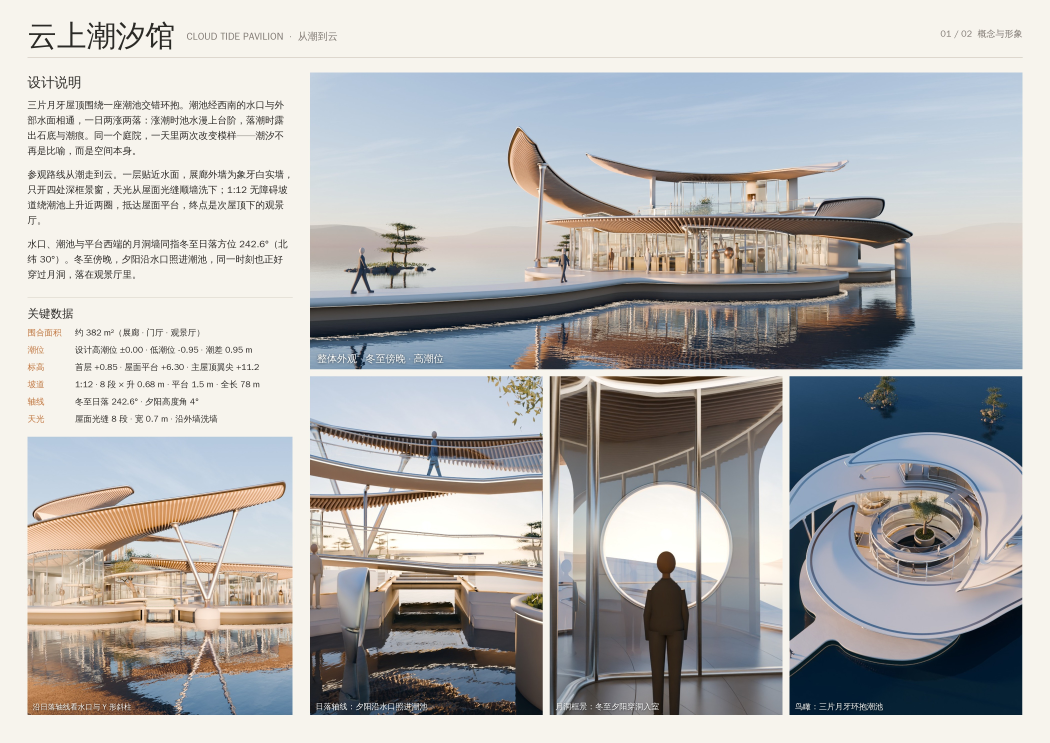
#> input picture cloud-tide-pavilion/renders/board_01.jpg, 4200 x 2970 px (shown at 1/4 size)
$ python -i boards.py   (imports and definitions only)
#> lines starting #> are read from the running program, lines starting #| are printed output that depends on the picture; after the words box and inside, x2 and y2 are one past the last pixel; in counts of white or black regions, pixels touching at a corner belong together
### cloud-tide-pavilion/src/plan.py
"""云上潮汐馆 —— 平面与高程定义（纯几何，不依赖 Blender）。

坐标：x 向东，y 向北，z 向上，单位米。庭院中心位于原点，水面 z = 0。
三片屋顶都是围绕庭院的“月牙”：
    A  主屋顶  —— 北侧，舒展，西端翼尖高高扬起
    B  次屋顶  —— 叠于 A 之上的二层，轻柔回旋，探入庭院上空
    C  第三屋顶 —— 南侧，低伏于水面，覆盖入口门廊与门厅
"""
import math
import numpy as np
import shapely
from shapely.geometry import Polygon, Point, LineString
from scipy.interpolate import PchipInterpolator

FFL = 0.85          # 首层完成面：高出设计高潮位 0.85 m（风暴增水余量）
DECK = 6.30         # 二层屋顶平台完成面
RIB_DEPTH = 0.10    # 次肋（木格栅）高度
BEAM_EDGE = 0.20    # 主梁在檐口处的高度（向支座加深，见 Crescent.beam_depth）
HIGH_TIDE = 0.00    # 设计高潮位
LOW_TIDE = -0.95    # 设计低潮位（潮差 0.95 m）

# 场地按北纬 30° 计算日照。冬至日落方位角（自北顺时针）：
#   cos A = sin(23.44°) / cos(30°)  →  A = 62.6°，日落方位 360 − 117.4 … = 242.6°
LATITUDE = 30.0
SOLSTICE_SUNSET_AZ = 242.6
AXIS_DEG = (90.0 - SOLSTICE_SUNSET_AZ) % 360.0          # 换算为平面极角：207.4°
AXIS = np.array([math.cos(math.radians(AXIS_DEG)), math.sin(math.radians(AXIS_DEG))])
AXIS_N = np.array([-AXIS[1], AXIS[0]])
EDGE_T = 0.15       # 屋檐最薄处厚度
REVEAL = 0.12       # 檐下阴影缝宽度


def smoothstep(a, b, x):
    t = np.clip((x - a) / (b - a), 0.0, 1.0)
    return t * t * (3 - 2 * t)


# [14 lines left out: function resample_ring, not called in this run]


def resample_open(coords, step=None, n=None):
    pts = np.asarray(coords, float)
    seg = np.linalg.norm(np.diff(pts, axis=0), axis=1)
    s = np.concatenate([[0], np.cumsum(seg)])
    if n is None:
        n = max(2, int(round(s[-1] / step)) + 1)
    si = np.linspace(0, s[-1], n)
    return np.stack([np.interp(si, s, pts[:, 0]), np.interp(si, s, pts[:, 1])], 1)


def ccw(ring):
    a = 0.5 * np.sum(ring[:, 0] * np.roll(ring[:, 1], -1) - np.roll(ring[:, 0], -1) * ring[:, 1])
    return ring if a > 0 else ring[::-1]


class Crescent:
    """以庭院中心为极点的月牙形屋顶。

    theta_s/theta_e：起止角（度，逆时针，可超过 360）
    rin_keys / w_keys：沿 t∈[0,1] 的内缘半径与宽度控制点
    h_keys：沿 t 的屋面标高（中线顶面）
    """

    def __init__(self, name, theta_s, theta_e, rin_keys, w_keys, h_keys,
                 t_core, curl=0.0, crown=0.06, round_r=0.7, flat=None, beam_core=0.55):
        self.name = name
        self.beam_core = beam_core
        self.ts, self.te = theta_s, theta_e
        self.span = theta_e - theta_s
        self.rin = PchipInterpolator(*zip(*rin_keys))
        self.wid = PchipInterpolator(*zip(*w_keys))
        self.h = PchipInterpolator(*zip(*h_keys))
        self.t_core = t_core
        self.curl = curl
        self.crown = crown
        self.flat = flat  # (t0,t1) 区间内保持平整（屋顶平台）
        tt = np.linspace(0, 1, 900)
        th = np.radians(self.ts + tt * self.span)
        ri = self.rin(tt)
        ro = ri + np.maximum(self.wid(tt), 0)
        outer = np.stack([ro * np.cos(th), ro * np.sin(th)], 1)
        inner = np.stack([ri * np.cos(th), ri * np.sin(th)], 1)[::-1]
        poly = Polygon(np.vstack([outer, inner])).buffer(0)
        poly = poly.buffer(-round_r, 64).buffer(round_r, 64)
        if poly.geom_type != "Polygon":
            poly = max(poly.geoms, key=lambda g: g.area)
        self.poly = shapely.simplify(poly, 0.005)
        shapely.prepare(self.poly)
        self.boundary = self.poly.exterior

    # ---- 参数化 ----
    def tv(self, x, y):
        th = np.degrees(np.arctan2(y, x))
        t = ((th - self.ts) % 360.0) / self.span
        t = np.where(t > 1.0 + (360 - self.span) / self.span * 0.5, t - 360.0 / self.span, t)
        t = np.clip(t, 0, 1)
        r = np.hypot(x, y)
        ri = self.rin(t)
        w = np.maximum(self.wid(t), 0.5)
        v = np.clip((r - ri) / w, 0, 1)
        return t, v

    def dist_edge(self, x, y):
        pts = shapely.points(np.stack([np.atleast_1d(x), np.atleast_1d(y)], 1))
        return shapely.distance(self.boundary, pts)

    def beam_depth(self, d):
        """胶合木主梁高度：檐口处 200 mm，向支座方向加深到 beam_core —— 悬挑弯矩越大截面越高。"""
        return BEAM_EDGE + (self.beam_core - BEAM_EDGE) * smoothstep(0.3, 4.5, d)

    def underside(self, x, y):
        """主梁底标高：幕墙收口、环梁、柱头、灯具都以此为准。"""
        x = np.atleast_1d(x); y = np.atleast_1d(y)
        d = self.dist_edge(x, y)
        _, bot = self.surfaces(x, y, d)
        return bot - self.beam_depth(d)

    def thickness(self, d):
        return EDGE_T + (self.t_core - EDGE_T) * smoothstep(0.0, 4.5, d) ** 0.85

    def gutter(self, d):
        # 屋面排水浅槽：距边 0.45~0.75 m 的余弦凹槽
        u = np.clip((d - 0.45) / 0.30, 0, 1)
        return -0.035 * np.sin(np.pi * u) * ((d > 0.45) & (d < 0.75))

    def surfaces(self, x, y, d=None):
        """返回 (z_top, z_bot)。"""
        x = np.atleast_1d(x); y = np.atleast_1d(y)
        if d is None:
            d = self.dist_edge(x, y)
        t, v = self.tv(x, y)
        base = self.h(t)
        flatmask = np.zeros_like(t)
        if self.flat is not None:
            a, b = self.flat
            flatmask = smoothstep(a - 0.08, a, t) * (1 - smoothstep(b, b + 0.08, t))
        lift = self.curl * v ** 2.2 * (1 - flatmask)
        crown = self.crown * 4 * v * (1 - v)
        th = self.thickness(d)
        top = base + lift + crown - 0.32 * (self.t_core - th) + self.gutter(d)
        bot = base + lift + crown - 0.32 * (self.t_core - th) - th
        return top, bot


# ---------------------------------------------------------------- 三片屋顶
ROOF_A = Crescent(
    "Roof_A_Main", -35, 250,
    rin_keys=[(0, 12.8), (0.12, 9.3), (0.28, 8.1), (0.55, 8.0), (0.72, 8.9), (0.86, 12.2), (1, 19.0)],
    w_keys=[(0, 0.0), (0.07, 4.2), (0.25, 9.6), (0.50, 12.2), (0.72, 10.2), (0.88, 5.2), (1, 0.0)],
    h_keys=[(0, 4.95), (0.12, 5.75), (0.22, 5.95), (0.64, 5.95), (0.75, 6.95), (0.88, 8.6), (1, 11.2)],
    t_core=0.85, curl=1.3, crown=0.05, flat=(0.22, 0.64), beam_core=0.60,
)

ROOF_B = Crescent(
    "Roof_B_Upper", -25, 200,
    rin_keys=[(0, 14.2), (0.12, 9.2), (0.35, 6.9), (0.65, 6.9), (0.88, 8.7), (1, 11.8)],
    w_keys=[(0, 0.0), (0.10, 3.4), (0.40, 8.4), (0.62, 8.6), (0.90, 3.6), (1, 0.0)],
    h_keys=[(0, 8.55), (0.18, 10.35), (0.5, 10.95), (0.8, 11.3), (1, 12.1)],
    t_core=0.62, curl=0.45, crown=0.04, beam_core=0.52,
)

ROOF_C = Crescent(
    "Roof_C_Low", 188, 398,
    rin_keys=[(0, 10.6), (0.15, 9.5), (0.50, 9.4), (0.72, 10.0), (0.86, 13.4), (1, 19.5)],
    w_keys=[(0, 0.0), (0.08, 3.0), (0.35, 8.0), (0.55, 9.0), (0.80, 6.2), (0.92, 3.0), (1, 0.0)],
    h_keys=[(0, 5.55), (0.25, 4.75), (0.5, 4.55), (0.66, 4.45), (0.85, 3.55), (1, 2.6)],
    t_core=0.55, curl=0.35, crown=0.04, beam_core=0.48,
)

ROOFS = [ROOF_A, ROOF_B, ROOF_C]


def roof_soffit(roof, x, y):
    _, bot = roof.surfaces(x, y)
    return bot


# ---------------------------------------------------------------- 玻璃围合体
def polar_band(theta_s, theta_e, r_in_fn, r_out_fn, n=400, round_r=0.9):
    tt = np.linspace(0, 1, n)
    th = np.radians(theta_s + tt * (theta_e - theta_s))
    ri = r_in_fn(tt); ro = r_out_fn(tt)
    outer = np.stack([ro * np.cos(th), ro * np.sin(th)], 1)
    inner = np.stack([ri * np.cos(th), ri * np.sin(th)], 1)[::-1]
    p = Polygon(np.vstack([outer, inner])).buffer(0)
    return p.buffer(-round_r, 64).buffer(round_r, 64)


def _safe_inset(poly, roof, inset):
    return poly.intersection(roof.poly.buffer(-inset, 64))


# 一层主展廊：A 屋顶下的月牙形玻璃体
E1 = polar_band(
    8, 180,
    lambda t: 9.4 + 0 * t,
    lambda t: 9.4 + PchipInterpolator([0, .12, .35, .6, .82, 1], [3.0, 6.0, 8.6, 9.4, 8.2, 4.4])(t),
)
E1 = _safe_inset(E1, ROOF_A, 1.9).buffer(-0.5, 64).buffer(0.5, 64)

# 门厅：C 屋顶下，入口门廊自南侧凹入
_lobby = polar_band(
    232, 318,
    lambda t: 10.6 + 0 * t,
    lambda t: 10.6 + PchipInterpolator([0, .2, .5, .8, 1], [2.6, 5.0, 5.6, 5.0, 2.6])(t),
)
_porch_cut = Polygon([(-2.3, -30), (2.3, -30), (2.3, -14.0), (-2.3, -14.0)]).buffer(1.0, 64)
E2 = _safe_inset(_lobby, ROOF_C, 1.9).difference(_porch_cut).buffer(-0.4, 64).buffer(0.4, 64)

# 二层观景厅：A 屋面平台上、B 屋顶下
E3 = polar_band(
    56, 124,
    lambda t: 10.0 + 0 * t,
    lambda t: 10.0 + PchipInterpolator([0, .3, .7, 1], [3.7, 4.4, 4.4, 3.7])(t),
    round_r=0.6,
)
E3 = _safe_inset(E3, ROOF_B, 1.8)

# 屋面平台（A 顶面上的铺装层）
DECK_POLY = polar_band(
    24, 146,
    lambda t: 8.75 + 0 * t,
    lambda t: 8.75 + PchipInterpolator([0, .25, .6, 1], [5.0, 7.4, 7.4, 5.6])(t),
    round_r=1.5,
).intersection(ROOF_A.poly.buffer(-1.25, 64))

# 潮汐庭院 ------------------------------------------------------------
# 庭院中央为阶梯式潮池，经水口与外部水面相通：涨潮时池水漫上台阶，落潮时露出石底与潮痕。
COURT_C = (0.0, 0.0)
BASIN_R = 5.30                                   # 潮池外缘（以外为首层标高的环形步道）
BASIN_STEPS = [(5.30, 4.75, 0.55), (4.75, 4.20, 0.25), (4.20, 3.65, -0.05), (3.65, 3.10, -0.35)]
BASIN_FLOOR = -0.65                              # 池底 / 水口底
CHANNEL_W = 2.6                                  # 水口净宽


def _channel_poly(r0=2.6, r1=40.0, w=CHANNEL_W):
    a0 = AXIS * r0; a1 = AXIS * r1
    h = AXIS_N * w / 2
    return Polygon([a0 - h, a1 - h, a1 + h, a0 + h])


CHANNEL = _channel_poly()
BASIN = Point(0, 0).buffer(BASIN_R, 128)
WATER_CUT = BASIN.union(CHANNEL)

TREE_POS = (-1.40, 2.60)         # 树岛略偏离中心，位于日落轴线北侧
TREE_ISLAND_R = 1.55
SCULPT_POS = (-1.20, -2.40)      # 磨砂玻璃雕塑立于潮池中，在轴线南侧与树岛平衡

# 绕庭院上升的无障碍坡道：1:12，每升 ≤0.75 m 设 1.5 m 休息平台
RAMP_R = 6.35
RAMP_W = 1.6
RAMP_SLOPE = 1.0 / 12.0
RAMP_LANDING = 1.5
RAMP_SEGMENTS = 8
RAMP_END_DEG = 448.0             # 终点（北侧，落于屋面平台）


def _ramp_layout():
    rise = DECK - FFL
    seg_rise = rise / RAMP_SEGMENTS
    seg_run = seg_rise / RAMP_SLOPE
    total = RAMP_SEGMENTS * seg_run + (RAMP_SEGMENTS - 1) * RAMP_LANDING + 2 * 1.2   # 两端各 1.2 m 平台
    span_deg = math.degrees(total / RAMP_R)
    return rise, seg_rise, seg_run, total, span_deg


RAMP_RISE, RAMP_SEG_RISE, RAMP_SEG_RUN, RAMP_LEN, RAMP_SPAN = _ramp_layout()
RAMP_START_DEG = RAMP_END_DEG - RAMP_SPAN


# [9 lines left out: function ramp_z_of_s, not called in this run]


def ramp_z_of_deg(phi):
    return ramp_z_of_s(np.radians(np.asarray(phi, float) - RAMP_START_DEG) * RAMP_R)


# 结构与竖向交通 --------------------------------------------------------
CORE_C = (11.0 * math.cos(math.radians(75)), 11.0 * math.sin(math.radians(75)))   # 电梯筒：贯通至次屋顶，承托 B
CORE_R = 1.15
# 月洞墙：位于屋面平台西端，墙面垂直于冬至日落方向，墙顶以外张曲线承托次屋顶
MOON_C = np.array([-9.0, 7.9])
MOON_HALF = 2.0
MOON_HOLE_R = 1.42
# A 西翼尖下的 Y 形斜柱，立于水中石墩
YCOL_BASE = (15.6 * math.cos(math.radians(222)), 15.6 * math.sin(math.radians(222)))
YCOL_TOPS = [(16.4, 205.0), (16.4, 233.0)]       # (半径, 角度)
# C 东翼尖轻落于水中石墩
# C 东翼尖下的两处水中石墩（翼尖轻落其上）
C_PIERS = [(13.91, -5.62), (17.08, 4.26)]   # 由 structure.py 的支承距离检查选定

# 主屋顶天窗：沿一层展廊外墙内侧的一圈细长光缝，天光顺实墙洗下（避开屋面平台）
SKYLIGHT_W = 0.7


def _skylights():
    band = E1.buffer(-0.95, 64).difference(E1.buffer(-0.95 - SKYLIGHT_W, 64))
    band = band.intersection(Point(0, 0).buffer(30).difference(Point(0, 0).buffer(11.8, 128)))
    band = band.difference(DECK_POLY.buffer(0.6, 64))
    # 每隔约 18° 留一道 0.9 m 的横梁，把光缝分段
    cuts = []
    for a in np.arange(8, 182, 18):
        d = np.array([math.cos(math.radians(a)), math.sin(math.radians(a))])
        nrm = np.array([-d[1], d[0]])
        cuts.append(Polygon([d * 8 - nrm * 0.45, d * 30 - nrm * 0.45, d * 30 + nrm * 0.45, d * 8 + nrm * 0.45]))
    band = band.difference(shapely.unary_union(cuts))
    parts = [band] if band.geom_type == "Polygon" else list(band.geoms)
    return [p.buffer(-0.12, 32).buffer(0.12, 32) for p in parts if p.area > 1.2]


SKYLIGHTS = _skylights()

# 一层平台（浮于水面的石材基座）
PLINTH = shapely.unary_union([
    E1.buffer(3.6, 64), E2.buffer(3.4, 64), Point(0, 0).buffer(10.2, 64),
]).buffer(1.5, 64).buffer(-1.5, 64)

# 入口栈桥：S 形，自西南岸线来
BRIDGE_PATH = np.array([
    (-58, -66), (-46, -60), (-32, -52), (-20, -44), (-10, -37), (-3, -31), (0, -26.5), (0, -17.0),
])

def _bridge_poly():
    from scipy.ndimage import gaussian_filter1d
    path = resample_open(BRIDGE_PATH, 0.4)
    path = np.stack([gaussian_filter1d(path[:, 0], 4, mode="nearest"),
                     gaussian_filter1d(path[:, 1], 4, mode="nearest")], 1)
    return LineString(path).buffer(1.6, cap_style="flat", join_style="round")


BRIDGE = _bridge_poly()


def _c_horn_water(min_clear=2.4):
    """低檐 C 东翼尖下方让出水面：凡净高不足 2.4 m 处不设平台，翼尖低伏于水上。"""
    minx, miny, maxx, maxy = ROOF_C.poly.bounds
    step = 0.4
    X, Y = np.meshgrid(np.arange(minx, maxx, step), np.arange(miny, maxy, step))
    inside = shapely.contains_xy(ROOF_C.poly, X, Y) & (X > 0)
    xs, ys = X[inside], Y[inside]
    low = ROOF_C.underside(xs, ys) - FFL < min_clear
    cells = [shapely.box(x - step / 2, y - step / 2, x + step / 2, y + step / 2) for x, y in zip(xs[low], ys[low])]
    zone = shapely.unary_union(cells).buffer(0.9, 32)
    return zone.difference(E1.buffer(1.0, 64)).difference(Point(0, 0).buffer(11.5, 128))


C_HORN_WATER = _c_horn_water()
# 基座与栈桥合为一体，交接处以 1.2 m 圆角过渡，避免拼缝
PLINTH_ALL = PLINTH.difference(C_HORN_WATER).union(BRIDGE).buffer(1.2, 64).buffer(-1.2, 64)
if PLINTH_ALL.geom_type != "Polygon":
    PLINTH_ALL = max(PLINTH_ALL.geoms, key=lambda g: g.area)
# 去掉潮池与水口后的首层平台
PLINTH_CUT = PLINTH_ALL.difference(WATER_CUT)

# 柱下室内雕塑与螺旋楼梯（一层西厅）
STAIR_C = (12.3 * math.cos(math.radians(166)), 12.3 * math.sin(math.radians(166)))
STAIR_PLATFORM_Z = 3.0          # 圆台高出首层的目标高度（受木梁底净高限制）


# [39 lines left out: function plot, not called in this run]


# [5 lines that do not run on import are left out]

### cloud-tide-pavilion/src/boards.py
"""竞赛展板排版（A1 横版 ×2）。用法：python boards.py 渲染目录 分析图目录 输出目录"""
import os
import sys

from PIL import Image, ImageDraw, ImageFilter, ImageFont

sys.path.insert(0, os.path.dirname(os.path.abspath(__file__)))
import plan as P  # noqa: E402

FONT = "/usr/share/fonts/truetype/wqy/wqy-zenhei.ttc"
W, H = 4200, 2970
M = 110                 # 外边距
G = 28                  # 图间距
PAPER = (247, 244, 238)
INK = (43, 42, 39)
MUTED = (128, 121, 113)
RULE = (214, 206, 195)
ACCENT = (200, 116, 58)


def font(size):
    return ImageFont.truetype(FONT, size)


# [65 lines left out: functions cover, fit, label, wrap, para, header, not called in this run]


def load(path):
#> called with path = '../renders/board_01.jpg'
    return Image.open(path).convert("RGB")
#> returned value is the input picture: PIL image 4200x2970 RGB; mean R, G, B 180.1, 179.4, 178.8


# [7 lines left out: function shot, not called in this run]


def trimmed(path, pad=30):
    """去掉分析图四周的纸色留白。"""
    from PIL import ImageChops
    im = load(path)
    bg = Image.new("RGB", im.size, PAPER)
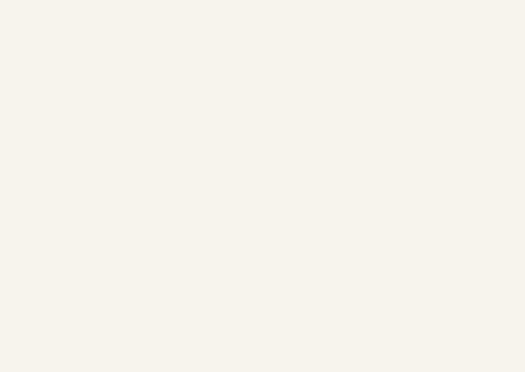
#> bg: PIL image 4200x2970 RGB (shown at 1/8 size); mean R, G, B 247, 244, 238
    diff = ImageChops.difference(im, bg).convert("L").point(lambda v: 255 if v > 12 else 0)
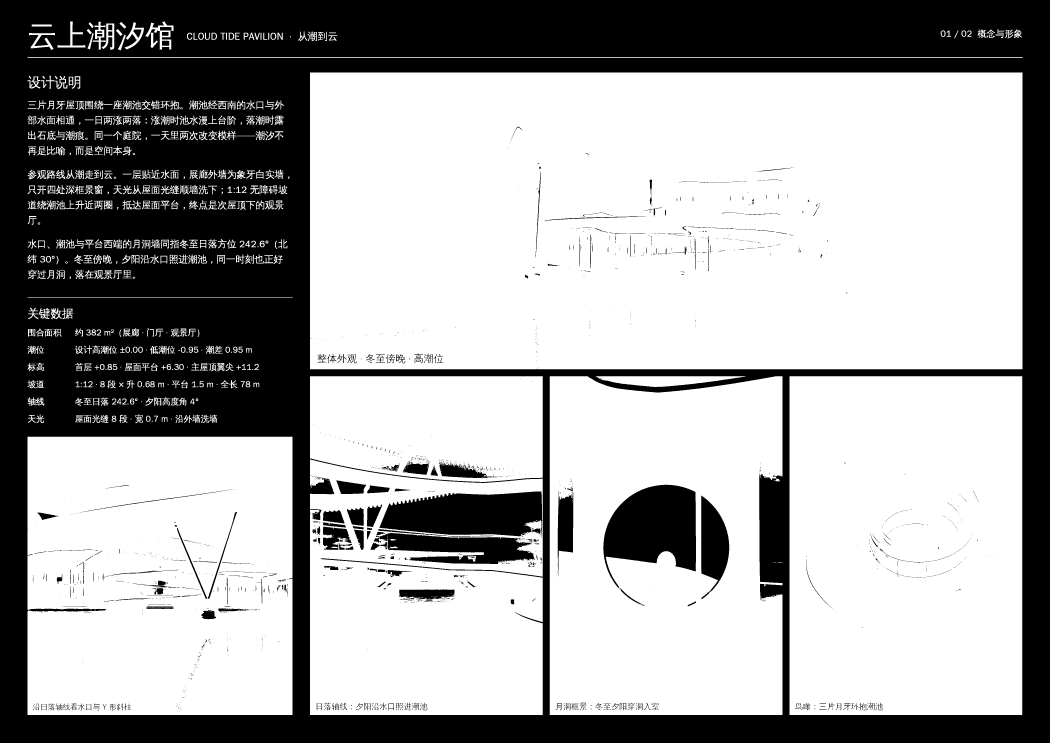
#> diff: PIL image 4200x2970 L (shown at 1/4 size); 64.8% white; 2578 black regions (1768 under 20 px), largest, box (x1, y1, x2, y2) and area: (0, 0, 4200, 2970) 3981068, (2413, 1939, 2784, 2357) 97989, (1518, 1965, 2169, 2151) 91581
    box = diff.getbbox()
#> box = (110, 85, 4091, 2860)
    if not box:
        return im
    x0, y0, x1, y1 = box
#> x0 = 110; y0 = 85; x1 = 4091; y1 = 2860
    return im.crop((max(0, x0 - pad), max(0, y0 - pad), min(im.width, x1 + pad), min(im.height, y1 + pad)))
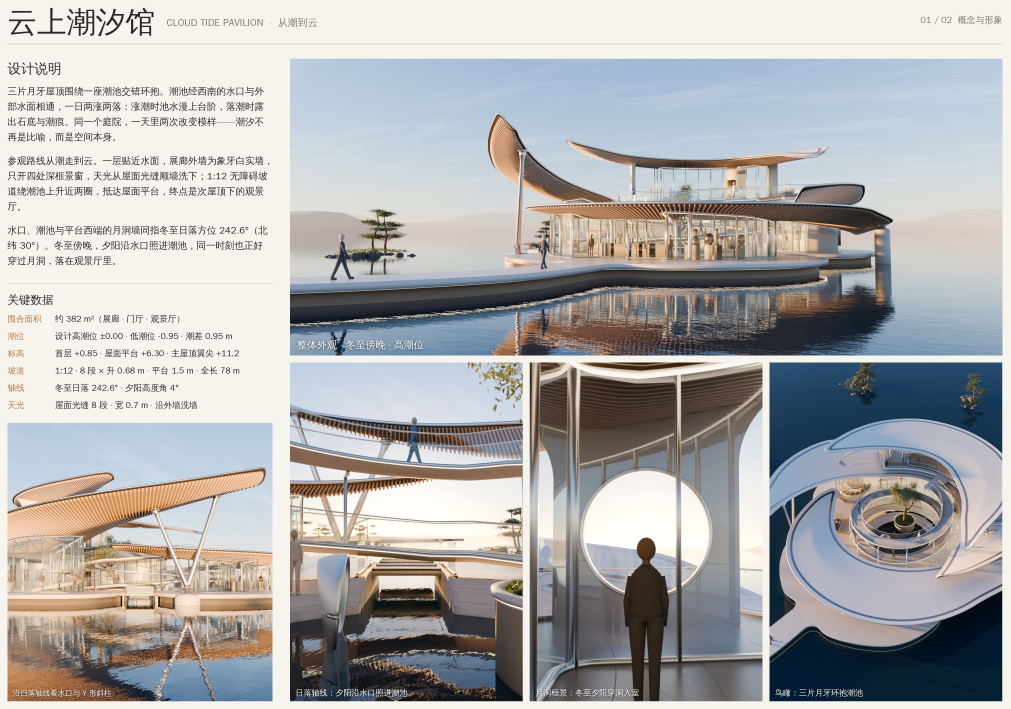
#> returned value: PIL image 4041x2835 RGB (shown at 1/4 size); mean R, G, B 174.1, 173.7, 173.6


# [137 lines left out: functions board1, board2, axo_with_labels, not called in this run]


# 主要构件（与 architecture.py / structure.py 中的尺寸一致）
MEMBERS = [
    ("主梁", "胶合木 GL28h，宽 160；高 200（檐口）→ 600 / 520 / 480（A / B / C 支座）"),
    ("次肋", "木格栅 100 深，间距约 240 mm"),
    ("柱顶环梁", "钢箱梁 220 宽，梁底与主梁底平"),
    ("柱", "钢管 φ194×10，外张柱头，顶板 φ500 承于主梁与环梁下"),
    ("Y 形斜柱", "变截面钢管 φ460 → φ320，铸钢节点，立于 φ2.1 m 石墩"),
    ("电梯筒", "钢筋混凝土筒 φ2.3 m，由基础贯通至次屋顶"),
    ("月洞墙 / 展廊外墙", "钢筋混凝土承重墙，外饰矿物质涂层"),
    ("水中石墩", "花岗岩外包 φ1.24 m，内为钢筋混凝土墩，高出设计高潮位 0.6 m"),
    ("坡道", "螺旋钢箱梁 260 高，外侧 φ180 钢柱每 30° 一根"),
    ("基础", "钻孔灌注桩 + 承台，基座为钢筋混凝土箱体"),
]


# [62 lines left out: function board3, not called in this run]


# [7 lines not run here, left out]

>>> result = trimmed('../renders/board_01.jpg')

$ run again, on cloud-tide-pavilion/renders/axis.jpg
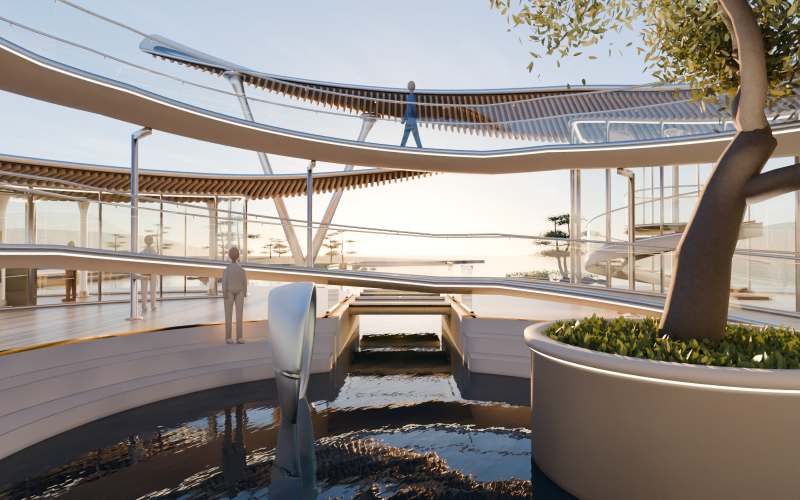
#> input picture cloud-tide-pavilion/renders/axis.jpg, 1600 x 1000 px (shown at 1/2 size)
#> in load, returned value is the input picture: PIL image 1600x1000 RGB; mean R, G, B 146.9, 139.8, 134.1
#> in trimmed, `diff = ImageChops.difference(im, bg).convert("L").point(lambda v: 255 ..`:
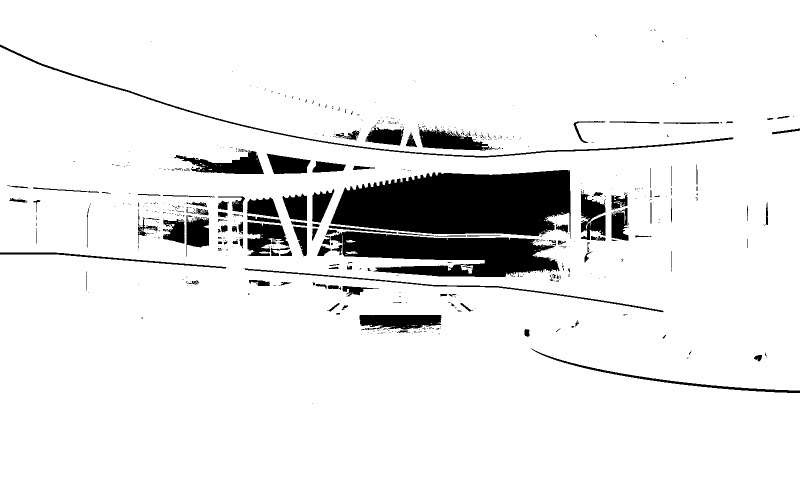
#> diff: PIL image 1600x1000 L (shown at 1/2 size); 91.4% white; 638 black regions (512 under 20 px), largest, box (x1, y1, x2, y2) and area: (661, 340, 1142, 477) 49994, (661, 462, 1119, 554) 25712, (0, 89, 1467, 315) 4813
#> box = (0, 0, 1600, 1000)
#> x0 = 0; x1 = 1600; y1 = 1000
